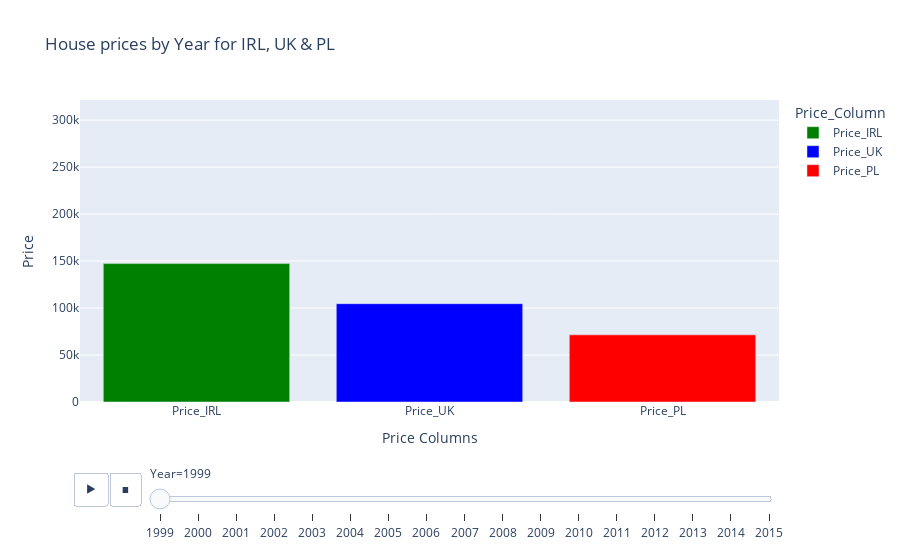

Source (notebook cell):
### Code cell
import pandas as pd
import plotly.express as px

# melting the dataframe
df_melted =merged_df_Year2.melt(id_vars='Year', var_name='Price_Column', value_name='Price')

# Define the color map
color_map = {'Price_IRL': 'green', 'Price_UK': 'blue', 'Price_PL': 'red'}

# Create animated bar charts with custom colors
fig = px.bar(df_melted, x='Price_Column', y='Price', color='Price_Column', animation_frame='Year',
             range_y=[0, max(df_melted['Price'])], title='House prices by Year for IRL, UK & PL',
             color_discrete_map=color_map)

# setting the x-axis and y-axis labels
fig.update_xaxes(title_text='Price Columns')
fig.update_yaxes(title_text='Price')

# showing the figure
fig.show()

### Figure 1 — Plotly figure (JSON) as saved in the notebook; plotly's stock layout.template omitted (floating-point values rounded to 4 significant figures)
{"data": [{"alignmentgroup": "True", "hovertemplate": "Price_Column=%{x}<br>Year=1999<br>Price=%{y}<extra></extra>", "legendgroup": "Price_IRL", "marker": {"color": "green", "pattern": {"shape": ""}}, "name": "Price_IRL", "offsetgroup": "Price_IRL", "orientation": "v", "showlegend": true, "textposition": "auto", "type": "bar", "x": ["Price_IRL"], "xaxis": "x", "y": [147303], "yaxis": "y"}, {"alignmentgroup": "True", "hovertemplate": "Price_Column=%{x}<br>Year=1999<br>Price=%{y}<extra></extra>", "legendgroup": "Price_UK", "marker": {"color": "blue", "pattern": {"shape": ""}}, "name": "Price_UK", "offsetgroup": "Price_UK", "orientation": "v", "showlegend": true, "textposition": "auto", "type": "bar", "x": ["Price_UK"], "xaxis": "x", "y": [104629], "yaxis": "y"}, {"alignmentgroup": "True", "hovertemplate": "Price_Column=%{x}<br>Year=1999<br>Price=%{y}<extra></extra>", "legendgroup": "Price_PL", "marker": {"color": "red", "pattern": {"shape": ""}}, "name": "Price_PL", "offsetgroup": "Price_PL", "orientation": "v", "showlegend": true, "textposition": "auto", "type": "bar", "x": ["Price_PL"], "xaxis": "x", "y": [71448], "yaxis": "y"}], "layout": {"barmode": "relative", "legend": {"title": {"text": "Price_Column"}, "tracegroupgap": 0}, "sliders": [{"active": 0, "currentvalue": {"prefix": "Year="}, "len": 0.9, "pad": {"b": 10, "t": 60}, "steps": [{"args": [["1999"], {"frame": {"duration": 0, "redraw": true}, "fromcurrent": true, "mode": "immediate", "transition": {"duration": 0, "easing": "linear"}}], "label": "1999", "method": "animate"}, {"args": [["2000"], {"frame": {"duration": 0, "redraw": true}, "fromcurrent": true, "mode": "immediate", "transition": {"duration": 0, "easing": "linear"}}], "label": "2000", "method": "animate"}, {"args": [["2001"], {"frame": {"duration": 0, "redraw": true}, "fromcurrent": true, "mode": "immediate", "transition": {"duration": 0, "easing": "linear"}}], "label": "2001", "method": "animate"}, {"args": [["2002"], {"frame": {"duration": 0, "redraw": true}, "fromcurrent": true, "mode": "immediate", "transition": {"duration": 0, "easing": "linear"}}], "label": "2002", "method": "animate"}, {"args": [["2003"], {"frame": {"duration": 0, "redraw": true}, "fromcurrent": true, "mode": "immediate", "transition": {"duration": 0, "easing": "linear"}}], "label": "2003", "method": "animate"}, {"args": [["2004"], {"frame": {"duration": 0, "redraw": true}, "fromcurrent": true, "mode": "immediate", "transition": {"duration": 0, "easing": "linear"}}], "label": "2004", "method": "animate"}, {"args": [["2005"], {"frame": {"duration": 0, "redraw": true}, "fromcurrent": true, "mode": "immediate", "transition": {"duration": 0, "easing": "linear"}}], "label": "2005", "method": "animate"}, {"args": [["2006"], {"frame": {"duration": 0, "redraw": true}, "fromcurrent": true, "mode": "immediate", "transition": {"duration": 0, "easing": "linear"}}], "label": "2006", "method": "animate"}, {"args": [["2007"], {"frame": {"duration": 0, "redraw": true}, "fromcurrent": true, "mode": "immediate", "transition": {"duration": 0, "easing": "linear"}}], "label": "2007", "method": "animate"}, {"args": [["2008"], {"frame": {"duration": 0, "redraw": true}, "fromcurrent": true, "mode": "immediate", "transition": {"duration": 0, "easing": "linear"}}], "label": "2008", "method": "animate"}, {"args": [["2009"], {"frame": {"duration": 0, "redraw": true}, "fromcurrent": true, "mode": "immediate", "transition": {"duration": 0, "easing": "linear"}}], "label": "2009", "method": "animate"}, {"args": [["2010"], {"frame": {"duration": 0, "redraw": true}, "fromcurrent": true, "mode": "immediate", "transition": {"duration": 0, "easing": "linear"}}], "label": "2010", "method": "animate"}, {"args": [["2011"], {"frame": {"duration": 0, "redraw": true}, "fromcurrent": true, "mode": "immediate", "transition": {"duration": 0, "easing": "linear"}}], "label": "2011", "method": "animate"}, {"args": [["2012"], {"frame": {"duration": 0, "redraw": true}, "fromcurrent": true, "mode": "immediate", "transition": {"duration": 0, "easing": "linear"}}], "label": "2012", "method": "animate"}, {"args": [["2013"], {"frame": {"duration": 0, "redraw": true}, "fromcurrent": true, "mode": "immediate", "transition": {"duration": 0, "easing": "linear"}}], "label": "2013", "method": "animate"}, {"args": [["2014"], {"frame": {"duration": 0, "redraw": true}, "fromcurrent": true, "mode": "immediate", "transition": {"duration": 0, "easing": "linear"}}], "label": "2014", "method": "animate"}, {"args": [["2015"], {"frame": {"duration": 0, "redraw": true}, "fromcurrent": true, "mode": "immediate", "transition": {"duration": 0, "easing": "linear"}}], "label": "2015", "method": "animate"}], "x": 0.1, "xanchor": "left", "y": 0, "yanchor": "top"}], "title": {"text": "House prices by Year for IRL, UK & PL"}, "updatemenus": [{"buttons": [{"args": [null, {"frame": {"duration": 500, "redraw": true}, "fromcurrent": true, "mode": "immediate", "transition": {"duration": 500, "easing": "linear"}}], "label": "&#9654;", "method": "animate"}, {"args": [[null], {"frame": {"duration": 0, "redraw": true}, "fromcurrent": true, "mode": "immediate", "transition": {"duration": 0, "easing": "linear"}}], "label": "&#9724;", "method": "animate"}], "direction": "left", "pad": {"r": 10, "t": 70}, "showactive": false, "type": "buttons", "x": 0.1, "xanchor": "right", "y": 0, "yanchor": "top"}], "xaxis": {"anchor": "y", "categoryarray": ["Price_IRL", "Price_UK", "Price_PL"], "categoryorder": "array", "domain": [0, 1], "title": {"text": "Price Columns"}}, "yaxis": {"anchor": "x", "domain": [0, 1], "range": [0, 321379], "title": {"text": "Price"}}}}
